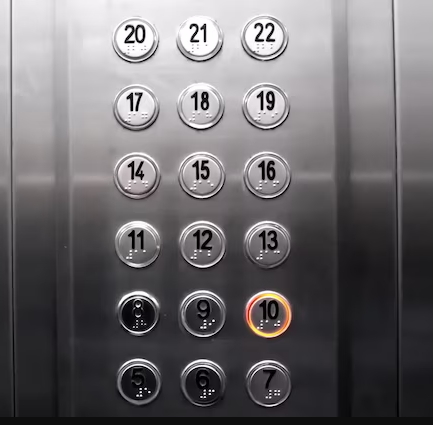
#> input picture elevator.png, 433 x 425 px
$ python circledetection.py
#> lines starting #> are read from the running program, lines starting #| are printed output that depends on the picture; after the words box and inside, x2 and y2 are one past the last pixel; in counts of white or black regions, pixels touching at a corner belong together
import cv2
import numpy as np
from collections import defaultdict
from math import cos, pi, sin

# set minimum r value
r_min = 20
# set maximum r value
r_max = 30
# read the input file w cv2
input_img = cv2.imread("elevator.png")
#> input_img is the input picture: shape (425, 433, 3); mean B, G, R 109.8, 107.1, 109.9

# Edge detection on the input image
edge = cv2.cvtColor(input_img, cv2.COLOR_BGR2RGB)
edge = cv2.cvtColor(edge, cv2.COLOR_RGB2GRAY)
#> edge: shape (425, 433)
# Gaussian Blur on the input image
img_blur = cv2.GaussianBlur(edge, (3, 3), 0)
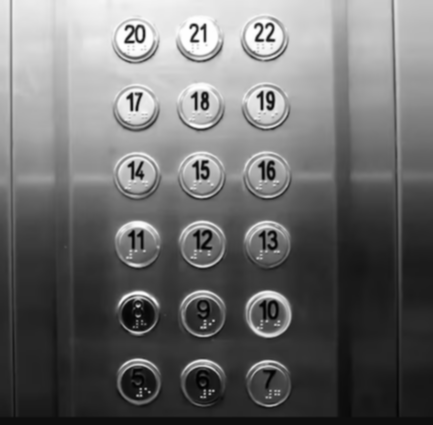
#> img_blur: shape (425, 433); min 2, max 254, mean 108.3
# I set the min threshold to 100
# I set the max threshold to 200
# You can change the threshold values below if you want
edge = cv2.Canny(img_blur, 100, 200)
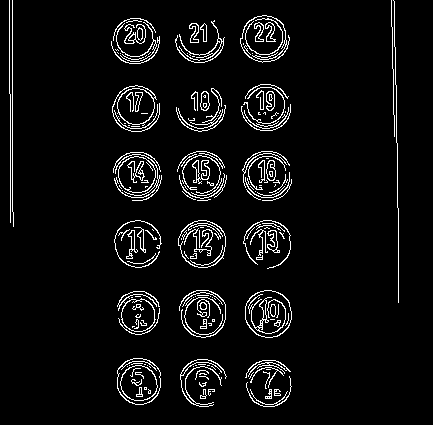
#> edge: shape (425, 433); 5.4% white in thin lines or dots, all inside (x1, y1, x2, y2) = (9, 0, 399, 407)
# Show the Edge Detection Image
cv2.imshow('Edge Image', edge)
# Save the Edge Detection Image
cv2.imwrite("EdgeImage.jpg", edge)
cv2.waitKey()


def houghCircles(image, edge, min_r, max_r):
    # image size
#> called with min_r = 20, max_r = 30
    img_height = edge.shape[0]
#> img_height = 425
    img_width = edge.shape[1]
#> img_width = 433

    # Radius ranges
    # step one by one
    r_range = np.arange(min_r, max_r, dtype=np.int32)

    circles = []
    for t in range(len(r_range)):
        i = r_range[t]
        for k in range(100):
            circles.append((i, int(i * cos(2 * pi * k / 100)), int(i * sin(2 * pi * k / 100))))

    # I found defaultdict instead of standart dict when i researching
    bus = defaultdict(float)
    # Entering the image as pixel through use x y coordinates (height,width)
    for x in range(img_width):
        for y in range(img_height):
            if edge[y][x] > 0:  # to avoid white pixel
                for a in range(len(circles)):
                    r = circles[a][0]
                    r_cos = circles[a][1]
                    r_sin = circles[a][2]
                    center_x = x - r_cos
                    center_y = y - r_sin
                    bus[(center_x, center_y, r)] += 1

    out_circles = []
    # Items is the property of the defaultdict
    for circles, votes in sorted(bus.items(), key=lambda i: -i[1]):
        x, y, r = circles
        circles_per = votes / 100
        if circles_per >= 0.4:
            out_circles.append((x, y, r, circles_per))

    post_circles = []
    for i in range(len(out_circles)):
        x = out_circles[i][0]
        y = out_circles[i][1]
        r = out_circles[i][2]
        v = out_circles[i][3]
        if all(abs(x - xc) > 10 or abs(y - yc) > 10 or abs(r - rc) > 10 for xc, yc, rc, v in post_circles):
            post_circles.append((x, y, r, v))

    out_circles = post_circles
    output_img = image.copy()
    # Draw circles on the output image
    for i in range(len(out_circles)):
        x = out_circles[i][0]
        y = out_circles[i][1]
        r = out_circles[i][2]
        output_img = cv2.circle(output_img, (x, y), r, (0, 255, 0), 2)
#> this loop made 18 passes
#> pass 1, in houghCircles, `output_img = cv2.circle(output_img, (x, y), r, (0, 255, 0), 2)`:
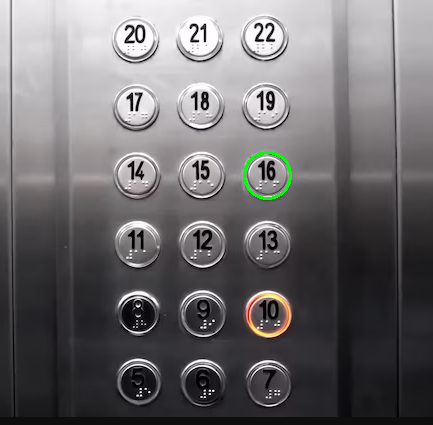
#> output_img: shape (425, 433, 3); 0.23% of pixels changed, all inside (x1, y1, x2, y2) = (243, 151, 292, 200)
#> pass 2, in houghCircles, `output_img = cv2.circle(output_img, (x, y), r, (0, 255, 0), 2)`:
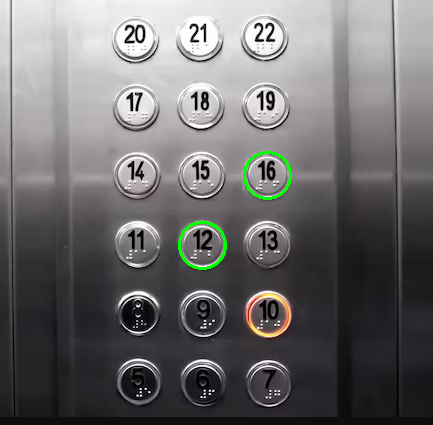
#> output_img: shape (425, 433, 3); 0.23% of pixels changed, all inside (x1, y1, x2, y2) = (178, 221, 227, 270)
#> pass 3, in houghCircles, `output_img = cv2.circle(output_img, (x, y), r, (0, 255, 0), 2)`:
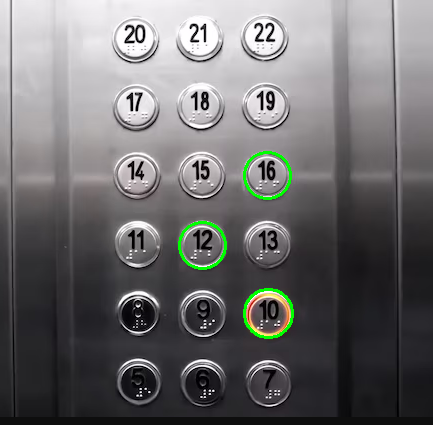
#> output_img: shape (425, 433, 3); 0.25% of pixels changed, all inside (x1, y1, x2, y2) = (243, 288, 294, 339)
#> after the loop:
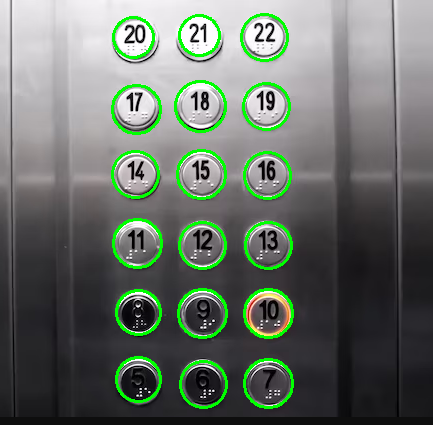
#> output_img: shape (425, 433, 3); 3.59% of pixels changed, all inside (x1, y1, x2, y2) = (111, 13, 294, 409)

    return output_img


print("Detected Circles Transform Started!")
circle_img = houghCircles(input_img, edge, r_min, r_max)
cv2.imshow('Detected Circles', circle_img)
cv2.waitKey()
cv2.imwrite("DetectedCircles.jpg", circle_img)
print("Detected Circles Transform Complete!")
